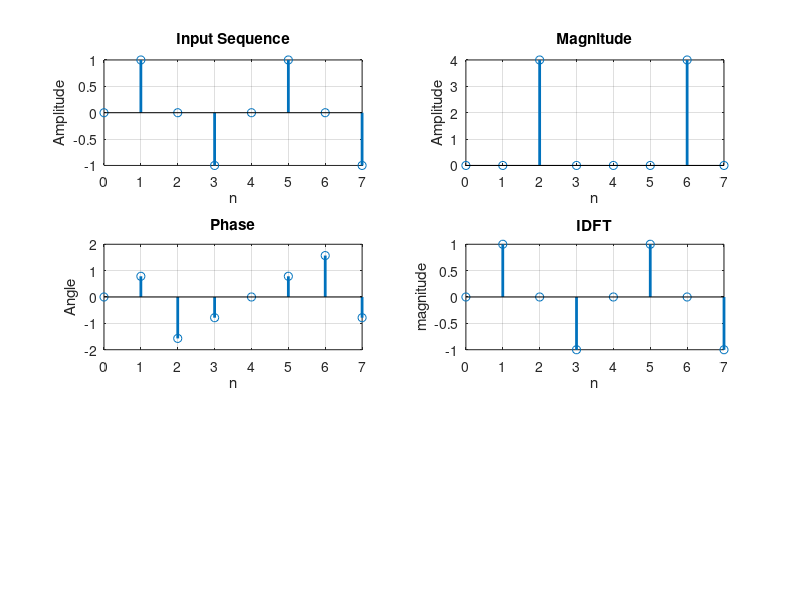

Recreate this plot in MATLAB.

clc;
clear all;

a = 0:7;
x = sin(pi*a/2);
N = length(x);
l = nextpow2(N);
x = [x, zeros(1, (2^l)-N)];
N = length(x);
t=0:N-1;

subplot(3, 2, 1);
stem(t, x, 'linewidth', 2);
ylabel('Amplitude');
xlabel('n');
title('Input Sequence');

grid on;
for j = l:-1:1
    L = 2^j;
    for n = 1:L:N-L+1
        for k = 0:L/2 - 1
            w = exp(-1i*2*pi*k/L); %Twiddle Factor
            A = x(n+k);
            B = x(n+k+L/2);
            x(n+k) = A+B;
            x(n+k+L/2) = (A-B)*w;
        end
    end
end

y = bitrevorder(x);

subplot(3, 2, 2);
stem(t, abs(y), 'linewidth', 2);
ylabel('Amplitude');
xlabel('n');
title('Magnitude');

grid on;
subplot(3, 2, 3);
stem(t, angle(y), 'linewidth', 2);
ylabel('Angle');
xlabel('n');
title('Phase');

grid on;
% IDFT
for j = l:-1:1
    L = 2^(j);
    for n = 1:L:N-L+1
        for k = 0:L/2 - 1
            w = exp(1i*2*pi*k/L); %Twiddle Factor
            C = y(n+k);
            D = y(n+k+L/2);
            y(n+k) = C+D;
            y(n+k+L/2) = (C-D)*w;
        end
    end
end

y=y/N;
y=bitrevorder(y);

n=0:N-1;
subplot(3,2,4)
stem(n,y, 'linewidth', 2);
xlabel('n');
ylabel('magnitude');
title('IDFT')
grid on;
